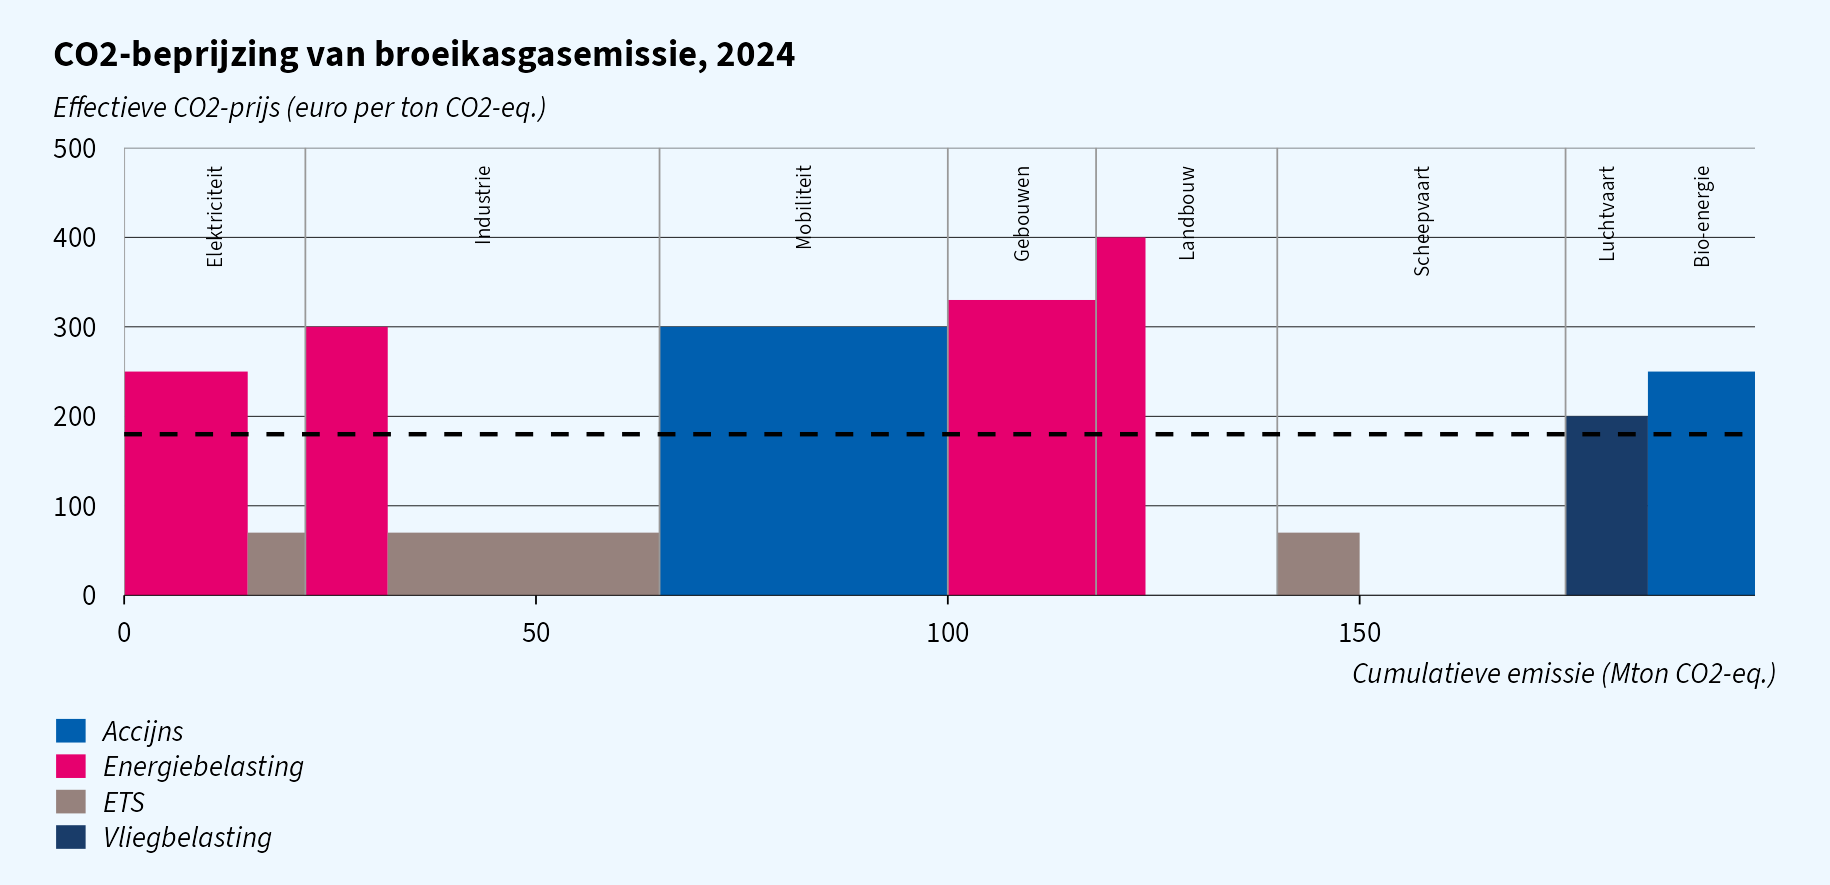

Generate this figure with R:
library(tidyverse)
library(ggcpb)

# simulate data ----
# one block per sector/instrument: emissions (Mton) and effective CO2 price
blocks <- tribble(
  ~sector,         ~instrument,        ~emission, ~price,
  "Elektriciteit", "Energiebelasting",        15,    250,
  "Elektriciteit", "ETS",                      7,     70,
  "Industrie",     "Energiebelasting",        10,    300,
  "Industrie",     "ETS",                     33,     70,
  "Mobiliteit",    "Accijns",                 35,    300,
  "Gebouwen",      "Energiebelasting",        18,    330,
  "Landbouw",      "Energiebelasting",         6,    400,
  "Landbouw",      "Geen",                    16,      0,
  "Scheepvaart",   "ETS",                     10,     70,
  "Scheepvaart",   "Geen",                    25,      0,
  "Luchtvaart",    "Vliegbelasting",          10,    200,
  "Bio-energie",   "Accijns",                 13,    250
) |>
  mutate(xmax = cumsum(emission),
         xmin = xmax - emission)

sector_pos <- blocks |>
  group_by(sector) |>
  summarise(x = (min(xmin) + max(xmax)) / 2, xmin = min(xmin))

# plot ----
p <- ggplot(filter(blocks, price > 0)) +
  geom_rect(aes(xmin = xmin, xmax = xmax, ymin = 0, ymax = price,
                fill = instrument)) +
  geom_vline(data = slice(sector_pos, -1), aes(xintercept = xmin),
             colour = "grey60", linewidth = 0.2) +
  geom_hline(yintercept = 180, linetype = "dashed") +
  geom_text(data = sector_pos, aes(x = x, y = 480, label = sector),
            size = 1.8, angle = 90, hjust = 1) +
  scale_fill_cpb_d() +
  scale_y_continuous(limits = c(0, 500), expand = c(0, 0)) +
  scale_x_continuous(expand = c(0, 0)) +
  labs(title = "CO2-beprijzing van broeikasgasemissie, 2024",
       subtitle = "Effectieve CO2-prijs (euro per ton CO2-eq.)",
       x = "Cumulatieve emissie (Mton CO2-eq.)",
       y = NULL,
       fill = NULL) +
  theme_cpb()

save_cpb("co2_beprijzing_simple.png", p, page = "full")
